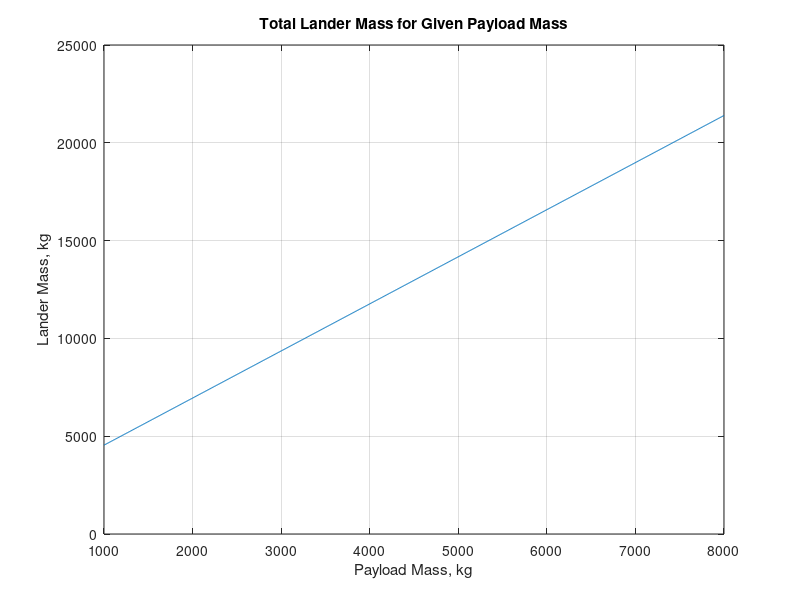

Write the MATLAB code that produced this figure. (Note: this script raises an error after producing the figure.)
clear
clc

%% Initial Constants
g = 9.81; %m/s^2
dv_NASA = 2.500; %km/s
isp = 311; %s
mu = .04908*10^5; %km^3/s
r = 937.9; %km
z = 110; %km
th = -87; %degrees
m_lander = 10334; %kg
m_p = 8200; %kg
m_i = m_lander - m_p;

mpl_NASA = 2445 + 2376; %kg
mp_NASA = 8200; %kg


%% Landing Trajectory
vc = sqrt(mu/(r+z));
vsurf = (2*pi*r*cosd(th))/(24*60*60);
dv = vc - vsurf;

%% Mass Analysis
lam = m_p/(m_lander);

mpl = linspace(1000,8000,1000);

MR = (mpl + m_p + m_i)./(mpl + m_i);

MRr = exp(dv*1000/(g*isp));

m_pr = mpl.*(MRr-1)./(MRr-(MRr-1)/lam); %Required Prop Mass

m_tot_r = m_pr+m_i+mpl; %Total Mass
m_tot_NASA = mpl_NASA+mp_NASA+m_lander;

%% Constants For Graphs:
prop_tank = 8200; %kg, propellant capacity of the Apollo Lander
fh_moon = 15000; %kg, Falcon Heavy Payload to the moon

%% Graphs
figure()
plot(mpl, m_tot_r)
grid on
xlabel('Payload Mass, kg')
ylabel('Lander Mass, kg')
title('Total Lander Mass for Given Payload Mass')
yline(fh_moon,'r');
legend('Lander Mass', 'Falcon Heavy Lunar Payload')

figure()
plot(mpl, m_pr)
grid on
yline(prop_tank,'r');
xlabel('Payload Mass, kg')
ylabel('Propellant Mass, kg')
title('Required Propellant Mass for Given Payload Mass')
legend('Propellant Mass', 'Lunar Module Fuel Capacity')

